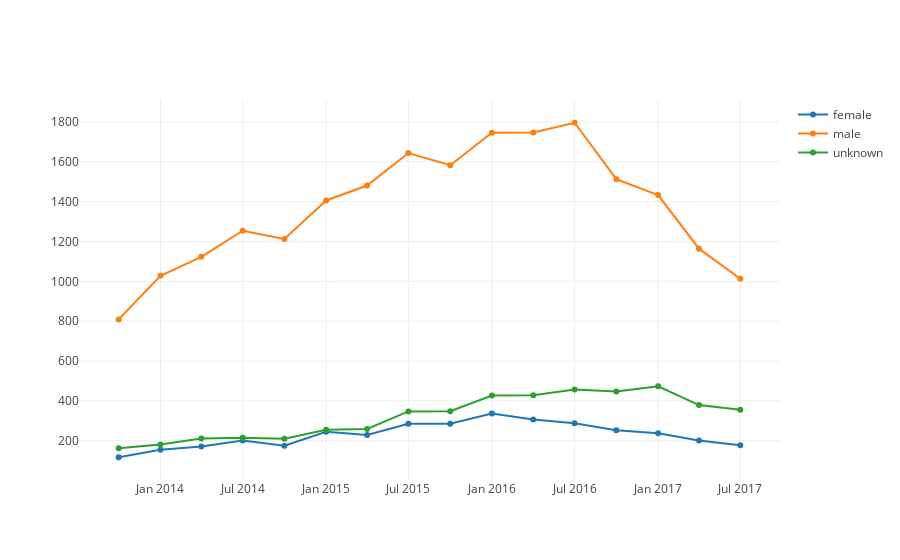

This figure's notebook cell:
### Markdown cell above
## Population of people submitting changesets
### Evolution of submitters over time by gender
  * Count people submitting (id, uuid)

### Code cell
METRIC_NAME = "submitters"
METRIC_FIELD = "owner"
df = query_metric_over_time(INDEX, METRIC_NAME, METRIC_FIELD, [filter_date_4y, filter_changeset_submission])
draw_evolutionary_chart("key_as_string", METRIC_NAME)
